Frame 1 (no input): blank canvas, image omitted
Frame 60 (no input): blank canvas, image omitted
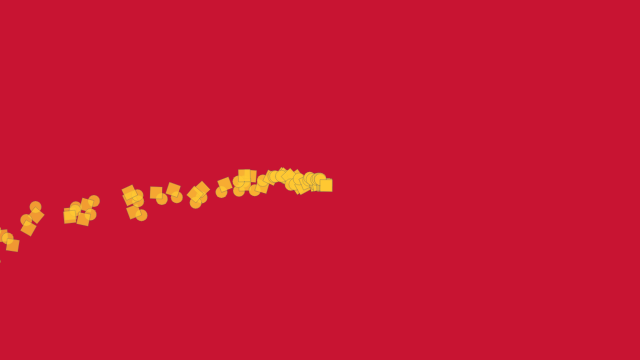
Frame 120 (the mouse pressed at the canvas centre since frame 60)

The p5.js sketch whose frames 1 and 60 were blank and that drew this single picture after the mouse press (run headless with seeded random() and noise() and a simulated clock; from frame 60 on, the mouse is pressed at the canvas centre):

// p5.js sketch
// ── sketch.js

let systems = [];

function setup() {
  let text = createP("화수분아 열려라!");
  let text2 = createP("화수분을 열려면 화면을 클릭하세요");
  text.position(280, 365);
  text2.position(230, 400);

  createCanvas(640, 360);
} 

function draw() {
  background(200,20,50);
  for (let i = 0; i < systems.length; i++) {
    systems[i].addParticle();
    systems[i].run();
  }
}

function mousePressed() {
  systems.push(new ParticleSystem(1, createVector(mouseX, mouseY)));
}
// The Nature of Code
// Daniel Shiffman
// http://natureofcode.com

// Simple Particle System

// A simple Particle class

class Particle {
  constructor(position) {
    this.acceleration = createVector(-0.5, 0.1);
    this.velocity = createVector(random(-1, 1), random(-1, 0));
    this.position = position.copy();
    this.lifespan = 255.0;
  }

  run() {
    this.update();
    this.display();
  }

  // Method to update position
  update() {
    this.velocity.add(this.acceleration);
    this.position.add(this.velocity);
    this.lifespan -= 2;
  }

  // Method to display
  display() {
    stroke(100, this.lifespan);
    strokeWeight(0.3);
    fill(300,200,50, this.lifespan);
    ellipse(this.position.x, this.position.y, 12, 12);
    push();
    translate(this.position.x, this.position.y);
    var theta = map(this.position.x, 0, width, 0, TWO_PI * 2);
    rotate(theta);
    rect(0, 0, 12, 12);
    pop();

  }

  display2(){
    rectMode(CENTER);
    fill(255, this.lifespan);
    stroke(255, this.lifespan);
    strokeWeight(2);
    push();
    translate(this.position.x, this.position.y);
    var theta = map(this.position.x, 0, width, 0, TWO_PI * 2);
    rotate(theta);
    rect(0, 0, 12, 12);
    pop();
  }

  // Is the particle still useful?
  isDead() {
    if (this.lifespan < 0.0) {
      return true;
    } else {
      return false;
    }
  }
}

class ParticleSystem {
  constructor(num, position) {
    this.origin = position.copy();
    this.particles = [];
    for (let i = 0; i < num; i++) {
      this.particles.push(new Particle(this.origin));
    }
  }

  addParticle() {
    this.particles.push(new Particle(this.origin));
  }

  run() {
    for (let particle of this.particles) {
      particle.run();
    }
    this.particles = this.particles.filter(particle => !particle.isDead());

  }
}
